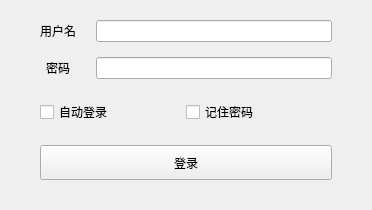
<?xml version="1.0" encoding="UTF-8"?>
<ui version="4.0">
 <class>dlgLogin</class>
 <widget class="QDialog" name="dlgLogin">
  <property name="geometry">
   <rect>
    <x>0</x>
    <y>0</y>
    <width>372</width>
    <height>210</height>
   </rect>
  </property>
  <property name="windowTitle">
   <string>登录</string>
  </property>
  <layout class="QVBoxLayout" name="verticalLayout">
   <property name="spacing">
    <number>20</number>
   </property>
   <property name="leftMargin">
    <number>40</number>
   </property>
   <property name="topMargin">
    <number>20</number>
   </property>
   <property name="rightMargin">
    <number>40</number>
   </property>
   <property name="bottomMargin">
    <number>30</number>
   </property>
   <item>
    <layout class="QFormLayout" name="formLayout">
     <property name="labelAlignment">
      <set>Qt::AlignCenter</set>
     </property>
     <property name="formAlignment">
      <set>Qt::AlignLeading|Qt::AlignLeft|Qt::AlignVCenter</set>
     </property>
     <property name="verticalSpacing">
      <number>15</number>
     </property>
     <item row="0" column="0">
      <widget class="QLabel" name="labUsername">
       <property name="text">
        <string>用户名</string>
       </property>
      </widget>
     </item>
     <item row="0" column="1">
      <widget class="QLineEdit" name="txtUsername">
       <property name="clearButtonEnabled">
        <bool>true</bool>
       </property>
      </widget>
     </item>
     <item row="1" column="0">
      <widget class="QLabel" name="labPass">
       <property name="text">
        <string>密码</string>
       </property>
      </widget>
     </item>
     <item row="1" column="1">
      <widget class="QLineEdit" name="txtPass">
       <property name="echoMode">
        <enum>QLineEdit::Password</enum>
       </property>
       <property name="clearButtonEnabled">
        <bool>true</bool>
       </property>
      </widget>
     </item>
    </layout>
   </item>
   <item>
    <layout class="QHBoxLayout" name="horizontalLayout">
     <property name="spacing">
      <number>0</number>
     </property>
     <item>
      <widget class="QCheckBox" name="chkAutoLog">
       <property name="sizePolicy">
        <sizepolicy hsizetype="Minimum" vsizetype="Preferred">
         <horstretch>0</horstretch>
         <verstretch>0</verstretch>
        </sizepolicy>
       </property>
       <property name="text">
        <string>自动登录</string>
       </property>
      </widget>
     </item>
     <item>
      <widget class="QCheckBox" name="chkRem">
       <property name="sizePolicy">
        <sizepolicy hsizetype="Minimum" vsizetype="Preferred">
         <horstretch>0</horstretch>
         <verstretch>0</verstretch>
        </sizepolicy>
       </property>
       <property name="text">
        <string>记住密码</string>
       </property>
      </widget>
     </item>
    </layout>
   </item>
   <item>
    <widget class="QPushButton" name="btnSubmit">
     <property name="minimumSize">
      <size>
       <width>0</width>
       <height>35</height>
      </size>
     </property>
     <property name="text">
      <string>登录</string>
     </property>
     <property name="autoDefault">
      <bool>false</bool>
     </property>
    </widget>
   </item>
  </layout>
 </widget>
 <resources/>
 <connections/>
</ui>
